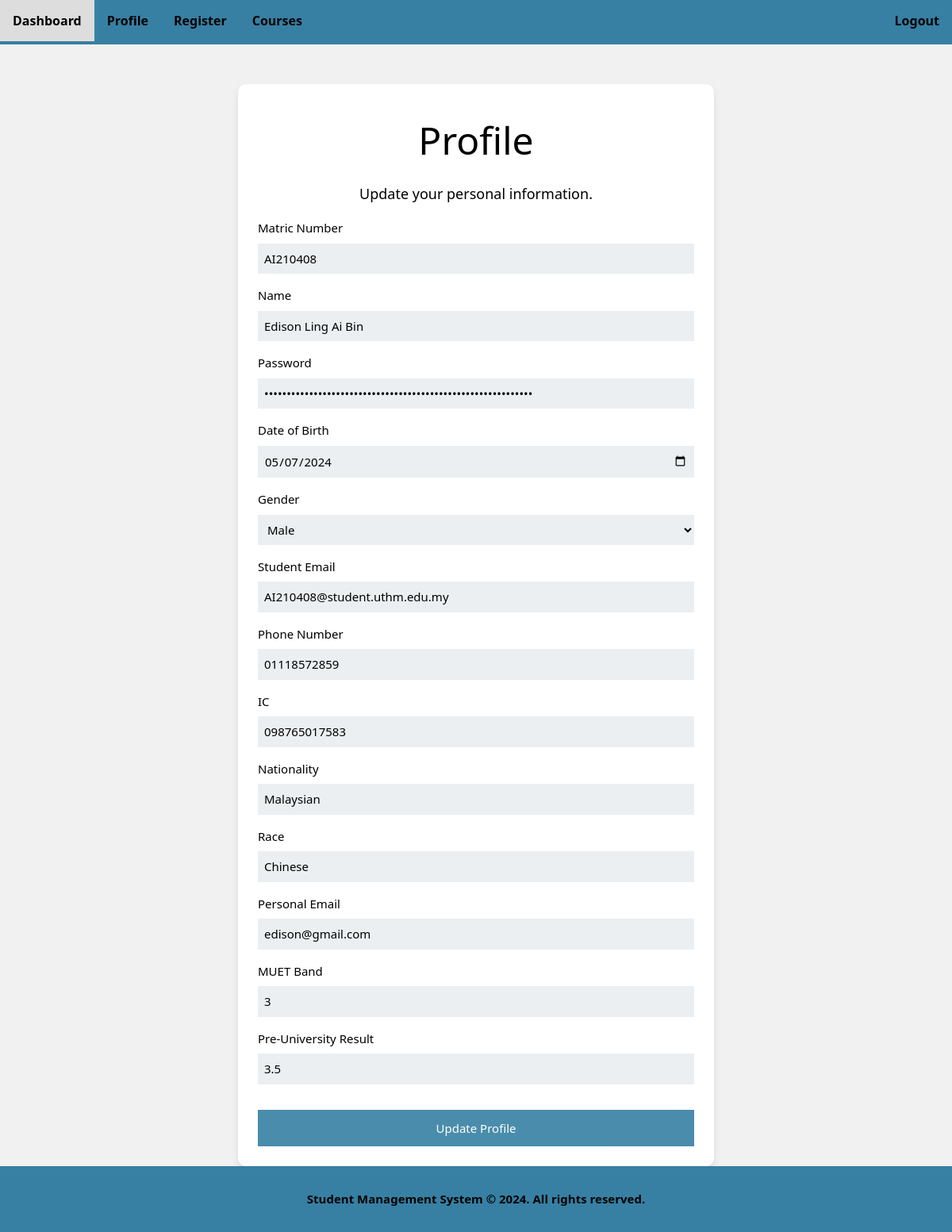
/profile.php (signed in), run on the app's committed database.
### tables this page shows
CREATE TABLE `student` (
  `student_matric_number` varchar(255) NOT NULL,
  `student_name` varchar(255) NOT NULL,
  `student_phone_number` varchar(255) NOT NULL,
  `student_IC` varchar(255) NOT NULL,
  `student_password` varchar(255) NOT NULL,
  `student_DOB` date NOT NULL,
  `student_nationality` enum('Malaysian','Non-Malaysian') NOT NULL,
  `student_gender` enum('Male','Female') NOT NULL,
  `student_race` enum('Malay','Chinese','India','Other') NOT NULL,
  `student_personal_email` varchar(255) DEFAULT NULL,
  `student_student_email` varchar(255) NOT NULL,
  `student_muet_band` enum('1','2','3','4','5','6') NOT NULL,
  `student_pre_university_result` varchar(255) NOT NULL,
  `student_archive` int(11) NOT NULL DEFAULT 0
);

### profile.php (the view, shortened to what this page needs)
<?php
require 'database.php';
$student_student_email = $_SESSION['student_student_email'];
$sql = "SELECT * FROM student WHERE student_student_email='$student_student_email'";
$result = $conn->query($sql);
if ($result->num_rows > 0) {
    $student = $result->fetch_assoc();
} else {
    $error = "No user found.";
}
?>
<!DOCTYPE html>
<html lang="en">
<head>
    <link rel="stylesheet" href="w3.css">
</head>
<body>
<div class="top-menu">
    <a href="homepage.php">Dashboard</a>
    <a href="profile.php">Profile</a>
    <a href="registration.php">Register</a>
    <a href="course.php">Courses</a>
    <a href="logout.php" class="right">Logout</a>
</div>
<div class="form-container">
    <h1 class="w3-xxxlarge">Profile</h1>
    <p class="w3-large">Update your personal information.</p>
    <form action="" method="post">
        <label for="student_matric_number">Matric Number</label>
        <input type="text" id="student_matric_number" name="student_matric_number" class="w3-input" value="<?php echo $student['student_matric_number']; ?>" required>
        <label for="student_name">Name</label>
        <input type="text" id="student_name" name="student_name" class="w3-input" value="<?php echo $student['student_name']; ?>" required>
        <label for="student_password">Password</label>
        <input type="password" id="student_password" name="student_password" class="w3-input" value="<?php echo $student['student_password']; ?>" required>
        <label for="student_DOB">Date of Birth</label>
        <input type="date" id="student_DOB" name="student_DOB" class="w3-input" value="<?php echo $student['student_DOB']; ?>" required>
        <label for="student_gender">Gender</label>
        <select id="student_gender" name="student_gender" class="w3-select" required>
            <option value="male" <?php if($student['student_gender'] == 'male') echo 'selected'; ?>>Male</option>
        </select>
        <label for="student_student_email">Student Email</label>
        <input type="email" id="student_student_email" name="student_student_email" class="w3-input" value="<?php echo $student['student_student_email']; ?>" required>
        <label for="student_phone_number">Phone Number</label>
        <input type="text" id="student_phone_number" name="student_phone_number" class="w3-input" value="<?php echo $student['student_phone_number']; ?>" required>
        <label for="student_IC">IC</label>
        <input type="text" id="student_IC" name="student_IC" class="w3-input" value="<?php echo $student['student_IC']; ?>" required>
        <label for="student_nationality">Nationality</label>
        <input type="text" id="student_nationality" name="student_nationality" class="w3-input" value="<?php echo $student['student_nationality']; ?>" required>
        <label for="student_race">Race</label>
        <input type="text" id="student_race" name="student_race" class="w3-input" value="<?php echo $student['student_race']; ?>" required>
        <label for="student_personal_email">Personal Email</label>
        <input type="email" id="student_personal_email" name="student_personal_email" class="w3-input" value="<?php echo $student['student_personal_email']; ?>" required>
        <label for="student_muet_band">MUET Band</label>
        <input type="text" id="student_muet_band" name="student_muet_band" class="w3-input" value="<?php echo $student['student_muet_band']; ?>" required>
        <label for="student_pre_university_result">Pre-University Result</label>
        <input type="text" id="student_pre_university_result" name="student_pre_university_result" class="w3-input" value="<?php echo $student['student_pre_university_result']; ?>" required>
        <button type="submit" class="w3-button w3-#3780a3 w3-margin-top">Update Profile</button>
    </form>
</div>
<footer>
    <p>Student Management System © 2024. All rights reserved.</p>
</footer>
</body>
</html>

### w3.css (style rules this page uses)
*,*:before,*:after { box-sizing:inherit }
html { -ms-text-size-adjust:100%;-webkit-text-size-adjust:100% }
body { margin:0 }
article,aside,details,figcaption,figure,footer,header,main,menu,nav,section { display:block }
a { background-color:transparent }
button,input,select,textarea,optgroup { font:inherit;margin:0 }
button,input { overflow:visible }
button,select { text-transform:none }
button,[type=button],[type=reset],[type=submit] { -webkit-appearance:button }
html,body { font-family:Verdana,sans-serif;font-size:15px;line-height:1.5 }
html { overflow-x:hidden }
h1 { font-size:36px }
h1,h2,h3,h4,h5,h6 { font-family:"Segoe UI",Arial,sans-serif;font-weight:400;margin:10px 0 }
a { color:inherit }
.w3-btn,.w3-button { border:none;display:inline-block;padding:8px 16px;vertical-align:middle;overflow:hidden;text-decoration:none;color:inherit;background-color:inherit;text-align:center;cursor:pointer;white-space:nowrap }
.w3-btn,.w3-button { -webkit-touch-callout:none;-webkit-user-select:none;-khtml-user-select:none;-moz-user-select:none;-ms-user-select:none;user-select:none }
.w3-input { padding:8px;display:block;border:none;border-bottom:1px solid #ccc;width:100% }
.w3-select { padding:9px 0;width:100%;border:none;border-bottom:1px solid #ccc }
.w3-large { font-size:18px!important }
.w3-xxxlarge { font-size:48px!important }
.w3-margin-top { margin-top:16px!important }

### profile.php (style rules this page uses)
body, html { height: 100%; margin: 0; font-family: 'Segoe UI', Tahoma, Geneva, Verdana, sans-serif; background-color: #f1f1f1; }
.top-menu { background-color: #3780a3; font-family: 'Segoe UI', Tahoma, Geneva, Verdana, sans-serif; font-size: 16px; font-weight: bold; width: 100%; height: 7%; overflow: hidden; }
.top-menu a { float: left; display: block; color: black; text-align: center; padding: 14px 16px; text-decoration: none; }
.top-menu a.right { float: right; }
.form-container { width: 90%; max-width: 600px; padding: 25px; background-color: white; border-radius: 10px; box-shadow: 0 4px 8px rgba(0,0,0,0.1); text-align: center; margin: auto; margin-top: 50px; }
.form-container input[type="text"], .form-container input[type="email"], .form-container input[type="password"], .form-container input[type="date"], .form-container select { width: 100%; padding: 8px; margin: 4px 0 16px 0; display: inline-block; border: none; background: #ebeff1; }
.form-container button { background-color: #3780a3; color: white; padding: 12px 15px; border: none; cursor: pointer; width: 100%; opacity: 0.9; }
.form-container label { margin-bottom: 4px; display: block; text-align: left; }
footer { background-color: #3780a3; color: black; font-family: 'Segoe UI', Tahoma, Geneva, Verdana, sans-serif; font-weight: bold; text-align: center; padding: 15px; position: auto; width: 100%; bottom: 0; }

### data on the page
student: student_matric_number "AI210408", student_name "Edison Ling Ai Bin", student_DOB "05/07/2024", student_student_email "AI210408@student.uthm.edu.my", student_phone_number "01118572859", student_IC "098765017583", student_nationality "Malaysian", student_race "Chinese", student_personal_email "edison@gmail.com", student_muet_band "3", student_pre_university_result "3.5"
